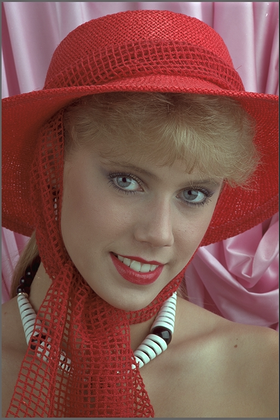
%> input picture data/kodim04.png, 280 x 420 px, shrunk from 512 x 768 before the run
$ octave demo.m   (GNU Octave 9; MATLAB toolbox functions it lacks are replaced by stand-ins)
%> lines starting %> are read from the running program, lines starting %| are printed output that depends on the picture
clear all; clc;

% load image
fprintf('Load image and dictionary.\n');
I = double(imread('Data/kodim04.png'))./255.0;
%I = double(imread('Data/kodim07.png'))./255.0;
%I = double(imread('Data/kodim15.png'))./255.0;
lIm =  0.2989*I(:,:,1) + 0.587*I(:,:,2) + 0.114*I(:,:,3);
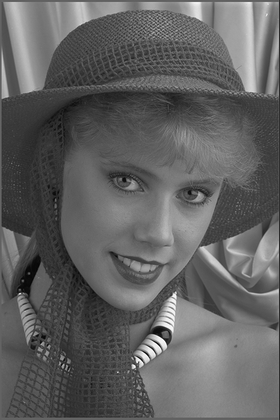
%> lIm: size 420x280 double; min 0.0191, max 1, mean 0.383
Iratio = I ./ repmat(lIm,[1 1 3]);
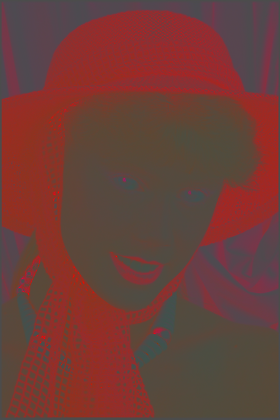
%> Iratio: size 420x280x3 double; mean R, G, B 1.45, 0.82, 0.748; drawn with min black and max white

% load dictionary
%> (the run ends here)

$ run again, with data/kodim07.png copied over data/kodim04.png
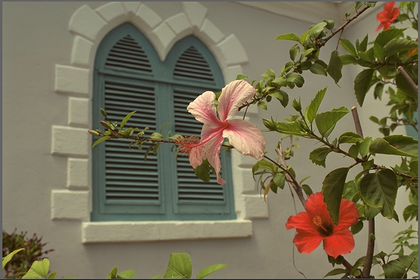
%> input picture data/kodim07.png, 420 x 280 px, shrunk from 768 x 512 before the run
%> `lIm =  0.2989*I(:,:,1) + 0.587*I(:,:,2) + 0.114*I(:,:,3);`:
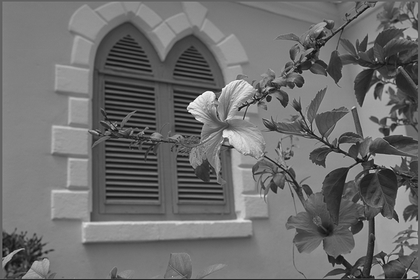
%> lIm: size 280x420 double; min 0.0523, max 0.986, mean 0.431
%> `Iratio = I ./ repmat(lIm,[1 1 3]);`:
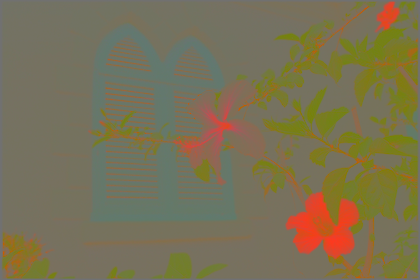
%> Iratio: size 280x420x3 double; mean R, G, B 1.08, 1.01, 0.743; drawn with min black and max white

$ run again, with data/kodim15.png copied over data/kodim04.png
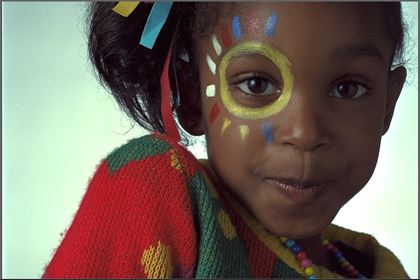
%> input picture data/kodim15.png, 420 x 280 px, shrunk from 768 x 512 before the run
%> `lIm =  0.2989*I(:,:,1) + 0.587*I(:,:,2) + 0.114*I(:,:,3);`:
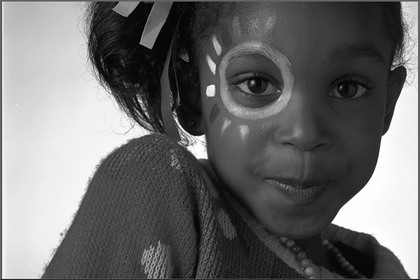
%> lIm: size 280x420 double; min 0, max 1, mean 0.426
%> Iratio: size 280x420x3 double; 0% of the values are NaN or infinite; the others: min 0, max 8.77, mean 1.01
